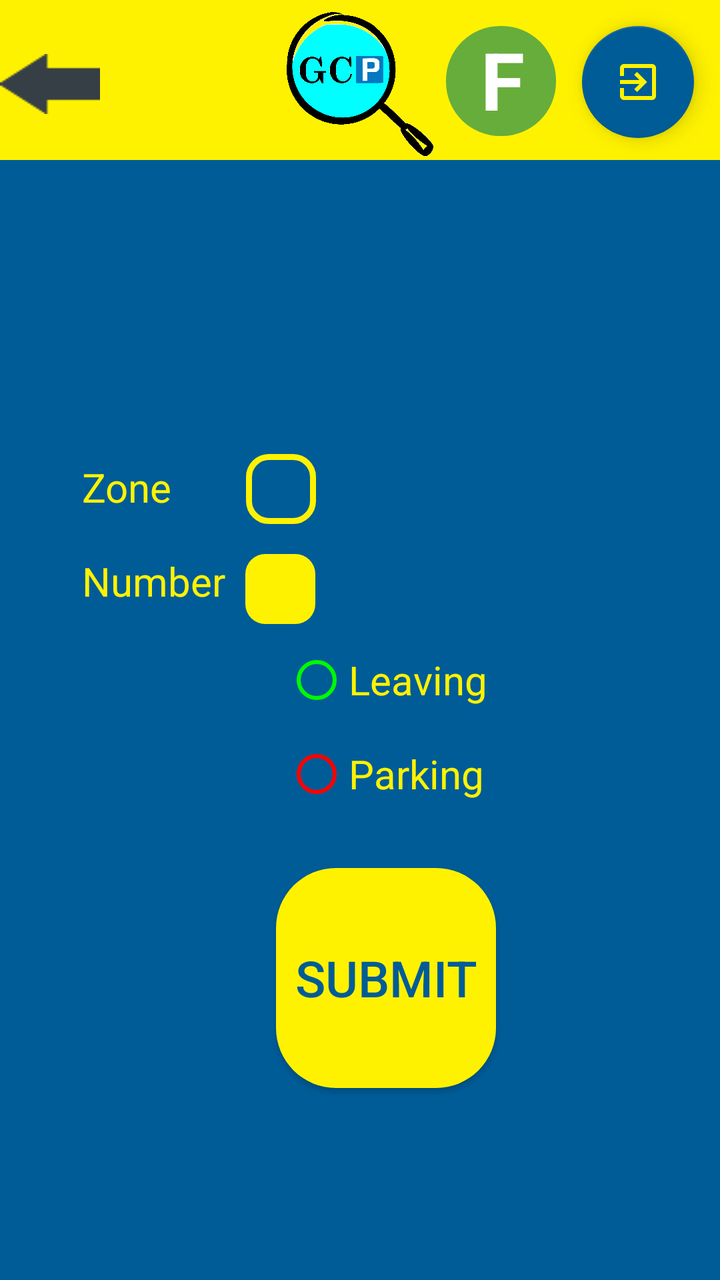
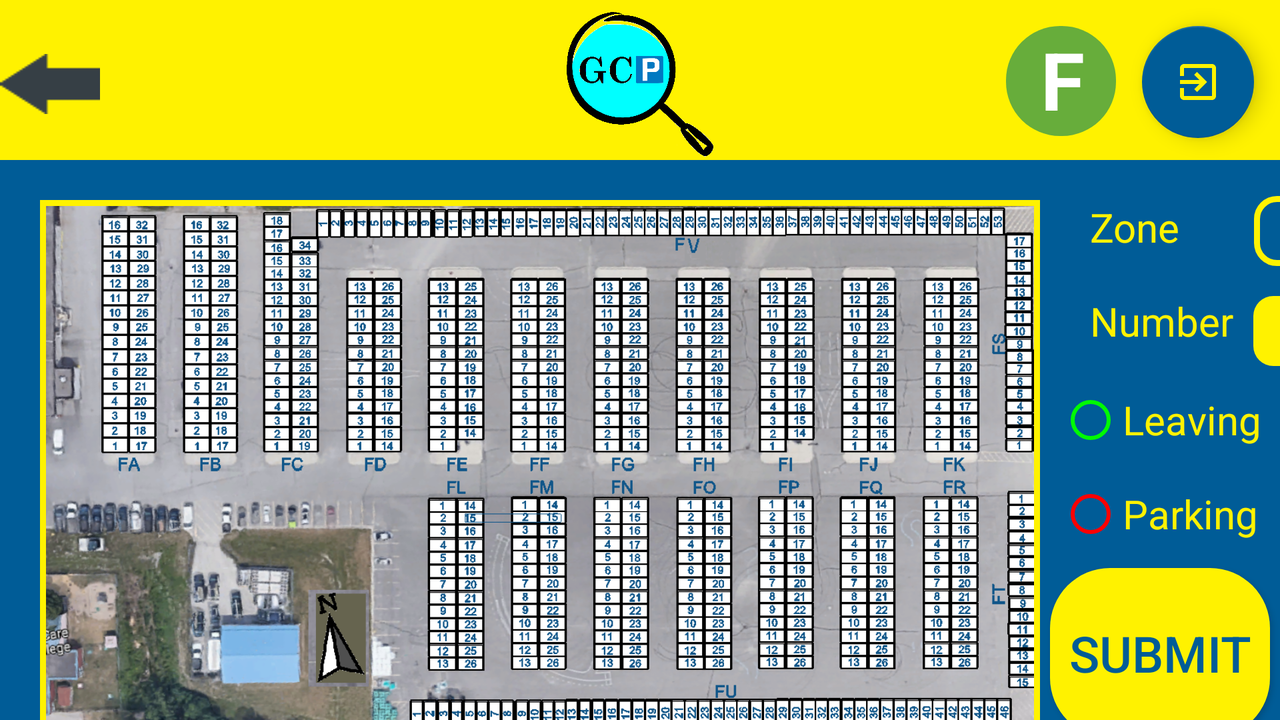

One screen, two layout resources from the same app: the default and the repository's alternative for another configuration. Each is rendered where Android would select it; the XML of both is given below.
<!-- AndroidManifest.xml: application theme AppTheme -->
<!-- res/layout/activity_f.xml -->
<?xml version="1.0" encoding="utf-8"?>
<androidx.constraintlayout.widget.ConstraintLayout xmlns:android="http://schemas.android.com/apk/res/android"
    xmlns:app="http://schemas.android.com/apk/res-auto"
    xmlns:tools="http://schemas.android.com/tools"
    android:layout_width="match_parent"
    android:layout_height="match_parent"
    tools:context=".Activity_F">

    <ImageView
        android:id="@+id/background"
        android:layout_width="match_parent"
        android:layout_height="match_parent"
        android:background="@color/second_page_background_color" />

    <ImageView
        android:id="@+id/top_background"
        android:layout_width="match_parent"
        android:layout_height="@dimen/top_background_height80"
        android:background="@color/background_color"
        app:layout_constraintTop_toTopOf="parent"/>

    <ImageView
        android:id="@+id/logo"
        android:layout_width="@dimen/logo_size_smaller"
        android:layout_height="@dimen/logo_size_smaller"
        android:src="@drawable/logo"
        app:layout_constraintEnd_toEndOf="parent"
        app:layout_constraintStart_toStartOf="parent"
        app:layout_constraintTop_toTopOf="@+id/background"
        android:layout_marginTop="5dp"/>

    <Button
        android:id="@+id/back"
        android:layout_width="@dimen/btn_width50"
        android:layout_height="@dimen/btn_height30"
        android:background="@drawable/back"
        app:layout_constraintTop_toTopOf="parent"
        app:layout_constraintStart_toStartOf="parent"
        android:layout_marginTop="@dimen/margin27"/>

    <com.google.android.material.floatingactionbutton.FloatingActionButton
        android:layout_width="wrap_content"
        android:layout_height="wrap_content"
        android:id="@+id/btn_logout"
        app:layout_constraintEnd_toEndOf="parent"
        android:layout_marginEnd="@dimen/margin13"
        app:layout_constraintTop_toTopOf="parent"
        android:layout_marginTop="@dimen/margin13"
        app:srcCompat="@drawable/exit"
        app:backgroundTint="@color/second_page_background_color"
        app:tint="@color/background_color"/>

    <TextView
        android:id="@+id/txt_area"
        android:layout_width="@dimen/btn_width55"
        android:layout_height="@dimen/btn_height55"
        android:layout_marginTop="@dimen/margin13"
        android:layout_marginEnd="@dimen/margin13"
        android:background="@drawable/txt_area"
        android:text="@string/area_f"
        android:textAlignment="center"
        android:textColor="@color/white"
        android:textSize="@dimen/text_size40"
        android:textStyle="bold"
        app:layout_constraintEnd_toStartOf="@+id/btn_logout"
        app:layout_constraintTop_toTopOf="parent"
        android:paddingStart="@dimen/padding2"
        tools:ignore="RtlSymmetry" />

    <ImageView
        android:id="@+id/third_page_pic"
        android:layout_width="wrap_content"
        android:layout_height="@dimen/image_height540"
        android:src="@drawable/fv"
        app:layout_constraintTop_toBottomOf="@id/top_background"
        android:adjustViewBounds="true"
        app:layout_constraintStart_toStartOf="parent"
        android:layout_marginStart="@dimen/margin20"
        android:layout_marginTop="@dimen/margin20"
        android:background="@drawable/image_frame"/>

    <Button
        android:id="@+id/button"
        android:layout_width="@dimen/image_width240"
        android:layout_height="@dimen/image_height540"
        app:layout_constraintTop_toTopOf="@+id/third_page_pic"
        app:layout_constraintStart_toStartOf="@+id/third_page_pic"
        android:background="@android:color/transparent" />

    <TextView
        android:id="@+id/txt_submit_zone"
        android:layout_width="wrap_content"
        android:layout_height="wrap_content"
        android:text="@string/zone"
        android:textAlignment="center"
        android:textSize="@dimen/text_size20"
        android:textColor="@color/background_color"
        app:layout_constraintStart_toEndOf="@id/third_page_pic"
        app:layout_constraintTop_toBottomOf="@id/top_background"
        android:layout_marginTop="@dimen/margin150"
        android:layout_marginStart="@dimen/margin15" />

    <Spinner
        android:id="@+id/spinner"
        android:layout_width="@dimen/btn_width35"
        android:layout_height="@dimen/btn_height35"
        android:layout_marginStart="@dimen/margin37"
        android:layout_marginTop="@dimen/margin147"
        android:textAlignment="center"
        app:layout_constraintTop_toBottomOf="@id/top_background"
        app:layout_constraintStart_toEndOf="@id/txt_submit_zone"
        android:background="@drawable/spinner" />

    <TextView
        android:id="@+id/txt_submit_number"
        android:layout_width="wrap_content"
        android:layout_height="wrap_content"
        android:text="@string/number"
        android:textAlignment="center"
        android:textSize="@dimen/text_size20"
        android:textColor="@color/background_color"
        app:layout_constraintStart_toStartOf="@id/txt_submit_zone"
        app:layout_constraintTop_toBottomOf="@id/txt_submit_zone"
        android:layout_marginTop="@dimen/margin20" />

    <EditText
        android:id="@+id/txt_number"
        android:layout_width="@dimen/btn_width35"
        android:layout_height="@dimen/btn_height35"
        android:layout_marginStart="@dimen/margin10"
        android:layout_marginTop="@dimen/margin15"
        android:background="@drawable/txt_number"
        android:ems="10"
        android:inputType="number"
        android:textAlignment="center"
        android:textColor="@color/second_page_background_color"
        android:textSize="@dimen/text_size20"
        app:layout_constraintStart_toEndOf="@id/txt_submit_number"
        app:layout_constraintTop_toBottomOf="@id/spinner"
        android:maxEms="@android:integer/config_longAnimTime"/>

    
    <RadioGroup
        android:layout_width="wrap_content"
        android:layout_height="wrap_content"
        app:layout_constraintStart_toEndOf="@id/third_page_pic"
        app:layout_constraintEnd_toEndOf="parent"
        app:layout_constraintTop_toBottomOf="@id/txt_submit_number"
        android:layout_marginTop="@dimen/margin20"
        android:orientation="vertical">

        <RadioButton
            android:id="@+id/radioButton_leaving"
            android:layout_width="wrap_content"
            android:layout_height="wrap_content"
            android:text="@string/leaving"
            android:textSize="@dimen/text_size20"
            android:textColor="@color/background_color"
            android:buttonTint="@color/free"
            android:onClick="onRadioButtonClicked"/>

        <RadioButton
            android:id="@+id/radioButton_parking"
            android:layout_width="wrap_content"
            android:layout_height="wrap_content"
            android:layout_marginTop="@dimen/margin15"
            android:text="@string/parking"
            android:textColor="@color/background_color"
            android:textSize="@dimen/text_size20"
            android:buttonTint="@color/reserved"
            android:onClick="onRadioButtonClicked"/>
    </RadioGroup>

    <Button
        android:id="@+id/submit"
        android:layout_width="@dimen/btn_width110"
        android:layout_height="@dimen/btn_height110"
        android:text="@string/submit"
        app:layout_constraintStart_toEndOf="@id/third_page_pic"
        app:layout_constraintEnd_toEndOf="parent"
        app:layout_constraintTop_toBottomOf="@id/txt_submit_number"
        android:background="@drawable/button_second_page60"
        android:textSize="@dimen/text_size25"
        android:textColor="@color/second_page_background_color"
        android:layout_marginTop="@dimen/margin130"/>



</androidx.constraintlayout.widget.ConstraintLayout>
<!-- resources referenced by this layout -->
<resources>
  <color name="background_color">#fff200</color>
  <color name="free">#00fa00</color>
  <color name="reserved">#FF0000</color>
  <color name="second_page_background_color">#005C97</color>
  <color name="white">#ffffff</color>
  <dimen name="btn_height110">110dp</dimen>
  <dimen name="btn_height30">30dp</dimen>
  <dimen name="btn_height35">35dp</dimen>
  <dimen name="btn_height55">55dp</dimen>
  <dimen name="btn_width110">110dp</dimen>
  <dimen name="btn_width35">35dp</dimen>
  <dimen name="btn_width50">50dp</dimen>
  <dimen name="btn_width55">55dp</dimen>
  <dimen name="image_height540">540dp</dimen>
  <dimen name="image_width240">240dp</dimen>
  <dimen name="logo_size_smaller">75dp</dimen>
  <dimen name="margin10">10dp</dimen>
  <dimen name="margin13">13dp</dimen>
  <dimen name="margin130">130dp</dimen>
  <dimen name="margin147">147dp</dimen>
  <dimen name="margin15">15dp</dimen>
  <dimen name="margin150">150dp</dimen>
  <dimen name="margin20">20dp</dimen>
  <dimen name="margin27">27dp</dimen>
  <dimen name="margin37">37dp</dimen>
  <dimen name="padding2">2dp</dimen>
  <dimen name="text_size20">20sp</dimen>
  <dimen name="text_size25">25sp</dimen>
  <dimen name="text_size40">40sp</dimen>
  <dimen name="top_background_height80">80dp</dimen>
  <!-- drawable button_second_page60 (drawable) -->
  <?xml version="1.0" encoding="utf-8"?>
  <shape xmlns:android="http://schemas.android.com/apk/res/android">
      <corners android:radius="30dp" />
      <solid android:color="@color/background_color" />
  </shape>
  <!-- drawable image_frame (drawable) -->
  <?xml version="1.0" encoding="UTF-8"?>
  <shape xmlns:android="http://schemas.android.com/apk/res/android">
      <solid android:color="#FFFFFF" />
      <stroke android:width="10dp" android:color="@color/background_color" />
      <padding android:left="3dp" android:top="3dp" android:right="3dp"
          android:bottom="3dp" />
  </shape>
  <!-- drawable spinner (drawable) -->
  <?xml version="1.0" encoding="UTF-8"?>
  <shape xmlns:android="http://schemas.android.com/apk/res/android">
      <corners android:radius="@dimen/radius10" />
      <solid android:color="@color/second_page_background_color" />
      <stroke android:width="3dp" android:color="@color/background_color" />
      <padding android:left="3dp" android:top="3dp" android:right="3dp"
          android:bottom="3dp" />
  </shape>
  <!-- drawable txt_area (drawable) -->
  <?xml version="1.0" encoding="UTF-8"?>
  <shape xmlns:android="http://schemas.android.com/apk/res/android">
      <corners android:radius="27dp" />
      <solid android:color="@color/txt_area_color" />
  
  </shape>
  <!-- drawable txt_number (drawable) -->
  <?xml version="1.0" encoding="utf-8"?>
  <shape xmlns:android="http://schemas.android.com/apk/res/android">
      <corners android:radius="@dimen/radius10" />
      <solid android:color="@color/background_color" />
  </shape>
  <string name="area_f">F</string>
  <string name="leaving">Leaving</string>
  <string name="number">Number</string>
  <string name="parking">Parking</string>
  <string name="submit">SUBMIT</string>
  <string name="zone">Zone</string>
  <style name="AppTheme" parent="Theme.AppCompat.Light.NoActionBar">
          
          <item name="colorPrimary">@color/colorPrimary</item>
          <item name="colorPrimaryDark">@color/colorPrimaryDark</item>
          <item name="colorAccent">@color/colorAccent</item>
      </style>
  <dimen name="radius10">10dp</dimen>
  <color name="txt_area_color">#67AD3B</color>
  <color name="colorPrimary">#6200EE</color>
  <color name="colorPrimaryDark">#3700B3</color>
  <color name="colorAccent">#03DAC5</color>
</resources>
<!-- res/layout-land/activity_f.xml (the repository's variant of the layout above) -->
<!-- drawn on the phone turned sideways -->
<?xml version="1.0" encoding="utf-8"?>
<androidx.constraintlayout.widget.ConstraintLayout xmlns:android="http://schemas.android.com/apk/res/android"
    xmlns:app="http://schemas.android.com/apk/res-auto"
    xmlns:tools="http://schemas.android.com/tools"
    android:layout_width="match_parent"
    android:layout_height="match_parent"
    tools:context=".Activity_F">

    <ImageView
        android:id="@+id/background"
        android:layout_width="match_parent"
        android:layout_height="match_parent"
        android:background="@color/second_page_background_color" />

    <ImageView
        android:id="@+id/top_background"
        android:layout_width="match_parent"
        android:layout_height="@dimen/top_background_height80"
        android:background="@color/background_color"
        app:layout_constraintTop_toTopOf="parent"/>

    <ImageView
        android:id="@+id/logo"
        android:layout_width="@dimen/logo_size_smaller"
        android:layout_height="@dimen/logo_size_smaller"
        android:src="@drawable/logo"
        app:layout_constraintEnd_toEndOf="parent"
        app:layout_constraintStart_toStartOf="parent"
        app:layout_constraintTop_toTopOf="@+id/background"
        android:layout_marginTop="5dp"/>

    <Button
        android:id="@+id/back"
        android:layout_width="@dimen/btn_width50"
        android:layout_height="@dimen/btn_height30"
        android:background="@drawable/back"
        app:layout_constraintTop_toTopOf="parent"
        app:layout_constraintStart_toStartOf="parent"
        android:layout_marginTop="@dimen/margin27"/>

    <com.google.android.material.floatingactionbutton.FloatingActionButton
        android:layout_width="wrap_content"
        android:layout_height="wrap_content"
        android:id="@+id/btn_logout"
        app:layout_constraintEnd_toEndOf="parent"
        android:layout_marginEnd="@dimen/margin13"
        app:layout_constraintTop_toTopOf="parent"
        android:layout_marginTop="@dimen/margin13"
        app:srcCompat="@drawable/exit"
        app:backgroundTint="@color/second_page_background_color"
        app:tint="@color/background_color"/>

    <TextView
        android:id="@+id/txt_area"
        android:layout_width="@dimen/btn_width55"
        android:layout_height="@dimen/btn_height55"
        android:layout_marginTop="@dimen/margin13"
        android:layout_marginEnd="@dimen/margin13"
        android:background="@drawable/txt_area"
        android:text="@string/area_f"
        android:textAlignment="center"
        android:textColor="@color/white"
        android:textSize="@dimen/text_size40"
        android:textStyle="bold"
        app:layout_constraintEnd_toStartOf="@+id/btn_logout"
        app:layout_constraintTop_toTopOf="parent"
        android:paddingStart="@dimen/padding2"
        tools:ignore="RtlSymmetry" />

    <ImageView
        android:id="@+id/third_page_pic"
        android:layout_width="@dimen/image_width500"
        android:layout_height="wrap_content"
        android:src="@drawable/fh"
        app:layout_constraintTop_toBottomOf="@id/top_background"
        android:adjustViewBounds="true"
        app:layout_constraintStart_toStartOf="parent"
        android:layout_marginStart="@dimen/margin20"
        android:layout_marginTop="@dimen/margin20"
        android:background="@drawable/image_frame" />

    <Button
        android:id="@+id/button"
        android:layout_width="@dimen/image_width500"
        android:layout_height="@dimen/image_height270"
        app:layout_constraintTop_toTopOf="@+id/third_page_pic"
        app:layout_constraintStart_toStartOf="@+id/third_page_pic"
        android:background="@android:color/transparent" />

    <TextView
        android:id="@+id/txt_submit_zone"
        android:layout_width="wrap_content"
        android:layout_height="wrap_content"
        android:text="@string/zone"
        android:textAlignment="center"
        android:textSize="@dimen/text_size20"
        android:textColor="@color/background_color"
        app:layout_constraintStart_toEndOf="@id/third_page_pic"
        app:layout_constraintTop_toBottomOf="@id/top_background"
        android:layout_marginTop="@dimen/margin20"
        android:layout_marginStart="@dimen/margin25" />

    <Spinner
        android:id="@+id/spinner"
        android:layout_width="@dimen/btn_width35"
        android:layout_height="@dimen/btn_height35"
        android:layout_marginStart="@dimen/margin37"
        android:layout_marginTop="@dimen/margin18"
        android:textAlignment="center"
        app:layout_constraintTop_toBottomOf="@id/top_background"
        app:layout_constraintStart_toEndOf="@id/txt_submit_zone"
        android:background="@drawable/spinner" />

    <TextView
        android:id="@+id/txt_submit_number"
        android:layout_width="wrap_content"
        android:layout_height="wrap_content"
        android:text="@string/number"
        android:textAlignment="center"
        android:textSize="@dimen/text_size20"
        android:textColor="@color/background_color"
        app:layout_constraintStart_toStartOf="@id/txt_submit_zone"
        app:layout_constraintTop_toBottomOf="@id/txt_submit_zone"
        android:layout_marginTop="@dimen/margin20" />

    <EditText
        android:id="@+id/txt_number"
        android:layout_width="@dimen/btn_width35"
        android:layout_height="@dimen/btn_height35"
        android:layout_marginStart="@dimen/margin10"
        android:layout_marginTop="@dimen/margin15"
        android:background="@drawable/txt_number"
        android:ems="10"
        android:inputType="number"
        android:textAlignment="center"
        android:textColor="@color/second_page_background_color"
        android:textSize="@dimen/text_size20"
        app:layout_constraintStart_toEndOf="@id/txt_submit_number"
        app:layout_constraintTop_toBottomOf="@id/spinner"
        android:maxEms="@android:integer/config_longAnimTime"/>

    
    <RadioGroup
        android:layout_width="wrap_content"
        android:layout_height="wrap_content"
        app:layout_constraintStart_toEndOf="@id/third_page_pic"
        app:layout_constraintEnd_toEndOf="parent"
        app:layout_constraintTop_toBottomOf="@id/txt_submit_number"
        android:layout_marginTop="@dimen/margin20"
        android:orientation="vertical">

        <RadioButton
            android:id="@+id/radioButton_leaving"
            android:layout_width="wrap_content"
            android:layout_height="wrap_content"
            android:text="@string/leaving"
            android:textSize="@dimen/text_size20"
            android:textColor="@color/background_color"
            app:layout_constraintStart_toEndOf="@id/spinner"
            android:buttonTint="@color/free"
            android:onClick="onRadioButtonClicked"/>

        <RadioButton
            android:id="@+id/radioButton_parking"
            android:layout_width="wrap_content"
            android:layout_height="wrap_content"
            android:layout_marginTop="@dimen/margin15"
            android:text="@string/parking"
            android:textColor="@color/background_color"
            android:textSize="@dimen/text_size20"
            android:buttonTint="@color/reserved"
            android:onClick="onRadioButtonClicked"/>
    </RadioGroup>

    <Button
        android:id="@+id/submit"
        android:layout_width="@dimen/btn_width110"
        android:layout_height="@dimen/btn_height85"
        android:text="@string/submit"
        app:layout_constraintStart_toEndOf="@id/third_page_pic"
        app:layout_constraintEnd_toEndOf="parent"
        app:layout_constraintTop_toBottomOf="@id/txt_submit_number"
        android:background="@drawable/button_second_page60"
        android:textSize="@dimen/text_size25"
        android:textColor="@color/second_page_background_color"
        android:layout_marginTop="@dimen/margin110"/>



</androidx.constraintlayout.widget.ConstraintLayout>
<!-- resources referenced by the variant -->
<!-- as the phone turned sideways resolves them -->
<resources>
  <color name="background_color">#fff200</color>
  <color name="free">#00fa00</color>
  <color name="reserved">#FF0000</color>
  <color name="second_page_background_color">#005C97</color>
  <color name="white">#ffffff</color>
  <dimen name="btn_height30">30dp</dimen>
  <dimen name="btn_height35">35dp</dimen>
  <dimen name="btn_height55">55dp</dimen>
  <dimen name="btn_height85">85dp</dimen>
  <dimen name="btn_width110">110dp</dimen>
  <dimen name="btn_width35">35dp</dimen>
  <dimen name="btn_width50">50dp</dimen>
  <dimen name="btn_width55">55dp</dimen>
  <dimen name="image_height270">270dp</dimen>
  <dimen name="image_width500">500dp</dimen>
  <dimen name="logo_size_smaller">75dp</dimen>
  <dimen name="margin10">10dp</dimen>
  <dimen name="margin110">110dp</dimen>
  <dimen name="margin13">13dp</dimen>
  <dimen name="margin15">15dp</dimen>
  <dimen name="margin18">18dp</dimen>
  <dimen name="margin20">20dp</dimen>
  <dimen name="margin25">25dp</dimen>
  <dimen name="margin27">27dp</dimen>
  <dimen name="margin37">37dp</dimen>
  <dimen name="padding2">2dp</dimen>
  <dimen name="text_size20">20sp</dimen>
  <dimen name="text_size25">25sp</dimen>
  <dimen name="text_size40">40sp</dimen>
  <dimen name="top_background_height80">80dp</dimen>
  <!-- drawable button_second_page60 (drawable) -->
  <?xml version="1.0" encoding="utf-8"?>
  <shape xmlns:android="http://schemas.android.com/apk/res/android">
      <corners android:radius="30dp" />
      <solid android:color="@color/background_color" />
  </shape>
  <!-- drawable image_frame (drawable) -->
  <?xml version="1.0" encoding="UTF-8"?>
  <shape xmlns:android="http://schemas.android.com/apk/res/android">
      <solid android:color="#FFFFFF" />
      <stroke android:width="10dp" android:color="@color/background_color" />
      <padding android:left="3dp" android:top="3dp" android:right="3dp"
          android:bottom="3dp" />
  </shape>
  <!-- drawable spinner (drawable) -->
  <?xml version="1.0" encoding="UTF-8"?>
  <shape xmlns:android="http://schemas.android.com/apk/res/android">
      <corners android:radius="@dimen/radius10" />
      <solid android:color="@color/second_page_background_color" />
      <stroke android:width="3dp" android:color="@color/background_color" />
      <padding android:left="3dp" android:top="3dp" android:right="3dp"
          android:bottom="3dp" />
  </shape>
  <!-- drawable txt_area (drawable) -->
  <?xml version="1.0" encoding="UTF-8"?>
  <shape xmlns:android="http://schemas.android.com/apk/res/android">
      <corners android:radius="27dp" />
      <solid android:color="@color/txt_area_color" />
  
  </shape>
  <!-- drawable txt_number (drawable) -->
  <?xml version="1.0" encoding="utf-8"?>
  <shape xmlns:android="http://schemas.android.com/apk/res/android">
      <corners android:radius="@dimen/radius10" />
      <solid android:color="@color/background_color" />
  </shape>
  <string name="area_f">F</string>
  <string name="leaving">Leaving</string>
  <string name="number">Number</string>
  <string name="parking">Parking</string>
  <string name="submit">SUBMIT</string>
  <string name="zone">Zone</string>
  <style name="AppTheme" parent="Theme.AppCompat.Light.NoActionBar">
          
          <item name="colorPrimary">@color/colorPrimary</item>
          <item name="colorPrimaryDark">@color/colorPrimaryDark</item>
          <item name="colorAccent">@color/colorAccent</item>
      </style>
  <dimen name="radius10">10dp</dimen>
  <color name="txt_area_color">#67AD3B</color>
  <color name="colorPrimary">#6200EE</color>
  <color name="colorPrimaryDark">#3700B3</color>
  <color name="colorAccent">#03DAC5</color>
</resources>
